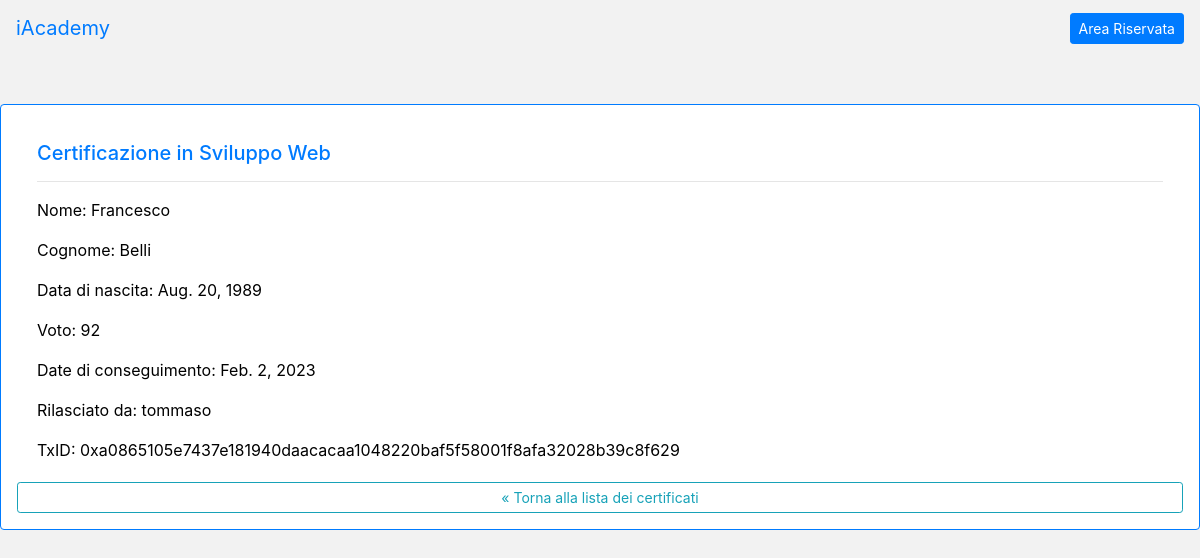
/certificate-detail/13/, run on the app's committed database.
### iacademy/models.py (models this page shows, shortened)
class Certificate(models.Model):
    name = models.CharField(max_length=100)
    surname = models.CharField(max_length=100)
    date_of_birth = models.DateField(null=True, blank=True)
    grade = models.IntegerField()
    subject = models.CharField(max_length=200, null=True, blank=True)
    author = models.ForeignKey(User, on_delete=models.CASCADE)
    date_of_creation = models.DateField(default=timezone.localdate())
    transaction_id = models.TextField(null=True, blank=True, editable=False)

### iacademy/views.py (the view)
# urls.py: path('certificate-detail/<int:pk>/', CertificateDetailView.as_view(), name='certificate-detail'),
class CertificateDetailView(DetailView):
    template_name = 'iacademy/certificate_detail.html'
    model = Certificate

### iacademy/templates/iacademy/certificate_detail.html
{% extends 'iacademy/base.html' %}
{% block content %}
{% if object %}
    <div class="conteiner d-flex card border-primary mb-3 mt-5 ml-auto mr-auto p-3" style="max-width: 80rem;">
      <div class="card-body text-primary">
        <h5 class="card-title">Certificazione in {{object.subject}}</h5>
        <hr>
        <p class="card-text">Nome: {{ object.name }}</p>
        <p class="card-text">Cognome: {{ object.surname }}</p>
        <p class="card-text">Data di nascita: {{ object.date_of_birth }}</p>
        <p class="card-text">Voto: {{ object.grade }}</p>
        <p class="card-text">Date di conseguimento: {{ object.date_of_creation }}</p>
        <p class="card-text">Rilasciato da: {{ object.author }}</p>
        <p class="card-text">TxID: {{ object.transaction_id }}</p>
      </div>
      <a href="{% url 'certificate-list' %}" class="btn btn-outline-info btn-sm">&laquo; Torna alla lista dei certificati</a>
    </div>
    {% else %}
        <div class="alert alert-danger" role="alert">
            There isn't any certificate with this transaction hash, please check that you typed correct and try again.
        </div>
    {% endif %}
{% endblock %}

### iacademy/templates/iacademy/base.html (style rules this page uses)
body { background-color: #f2f2f2; }
h1, h2, p { color: black; }

### data on the page
Certificate: subject "Sviluppo Web", name "Francesco", surname "Belli", date_of_birth "Aug. 20, 1989", grade "92", date_of_creation "Feb. 2, 2023", author "tommaso", transaction_id "0xa0865105e7437e181940daacacaa1048220baf5f58001f8afa32028b39c8f629"
